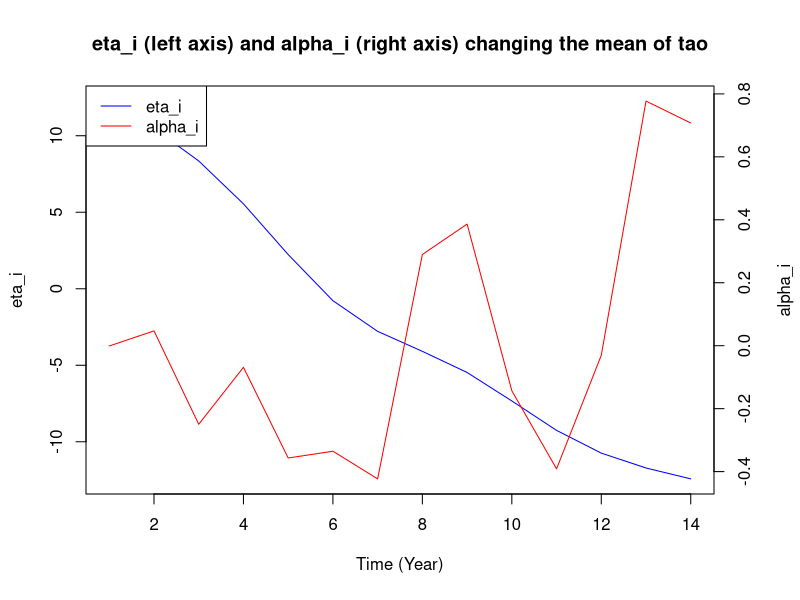
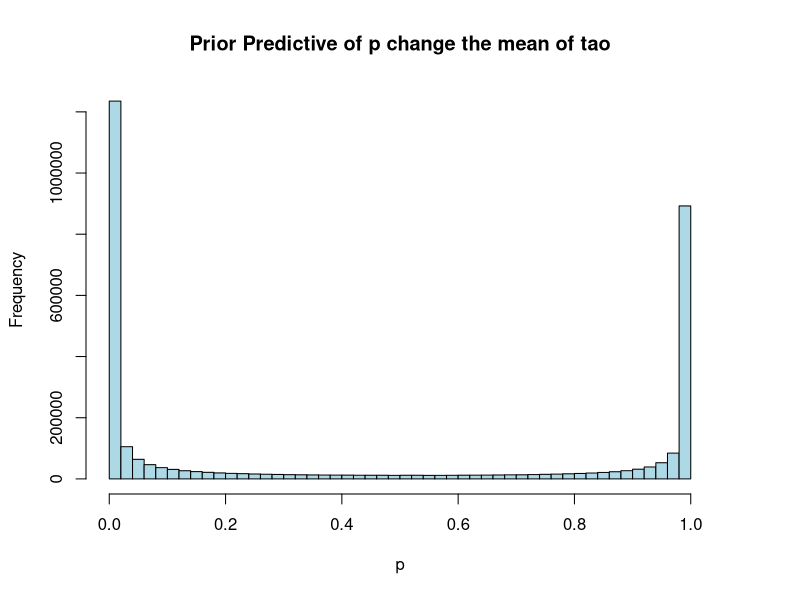

The R source for these figures, in order:
# 加载必要的包
library(MASS)
library(mgcv)
library(ggplot2)



set.seed(42)


nTimes <- 14    
nKnots <- 6   
blank_data <- data.frame(y = rnorm(nTimes, 0, 1), t = 1:nTimes)

knots <- list(t = seq(1, nTimes, length.out = nKnots))
dummy_spline <- jagam(y ~ s(t, bs = "cs", k = nKnots), file = "dummy.jags", data = blank_data)
Z <- dummy_spline$jags.data$X 


S <- dummy_spline$jags.data$S1
S <- rbind(0, cbind(0, S))
S[1, 1] <- 0.1
S <- solve(S)   

### 2. 模型总体设置
I <- 23         # Number of region
T <- nTimes     # Number of year
N <- 10000   # Number of individuals in ith region and jth year 
p <- 3          # Number of covariates

### simulate hyperparameter
beta_tau <- rgamma(1, shape = 1, rate = 1)        # Gamma(1,1)
tau0 <- rgamma(1, shape = 0.1, rate = 0.1)          # Gamma(0.1,0.1)
# w0 ~ Normal(0, (1/tau0)*S)，
w0 <- mvrnorm(1, mu = rep(0, nKnots), Sigma = (1/tau0)*S)

# beta ~ Normal(0,10I) 
beta <- mvrnorm(1, mu = rep(0, p), Sigma = diag(10, p))

# sigma_alpha^2 ~ InverseGamma(0.1,0.1)

sigma2_alpha <- 1/rgamma(1, shape = 10, scale = 1)
sigma_alpha <- sqrt(sigma2_alpha)

### Simulate f_it = eta_it + alpha_it for every region

# dimension :23*14
f_mat <- matrix(NA, nrow = I, ncol = T)

#do it vectorized and get T calculate next level 
for(i in 1:I){
  # For every region i，模拟 tau_i ~ Gamma(2.1, beta_tau)
  tau_i <- rgamma(1, shape = 5, rate = beta_tau)
  # simulate  w_i ~ Normal(w0, (1/tau_i)*S)
  w_i <- mvrnorm(1, mu = w0, Sigma = (1/tau_i)*S)
  eta_i <- as.vector(Z %*% w_i)
  # For yea t, simulate alpha_it ~ Normal(0, sigma2_alpha)
  alpha_i <- rnorm(T, mean = 0, sd = sigma_alpha)
  f_mat[i, ] <- eta_i + alpha_i
}


sim_data <- data.frame(
  region = rep(1:I, each = T * N),
  time = rep(rep(1:T, each = N), times = I)
)


# x1 ~ Bernoulli(0.5), x2 ~ Uniform(-1,1), x3 ~ Normal(0,1)
sim_data$x1 <- rbinom(n = nrow(sim_data), size = 1, prob = 0.5)
sim_data$x2 <- runif(n = nrow(sim_data), min = -1, max = 1)
sim_data$x3 <- rnorm(n = nrow(sim_data), mean = 0, sd = 1)

# Distribute the random effect term to every individual
# 对于每个区域 i 和年份 t，f_mat[i,t] 对应于该组合下的截距
sim_data$f <- NA
for(i in 1:I){
  for(t in 1:T){
    idx <- which(sim_data$region == i & sim_data$time == t)
    sim_data$f[idx] <- f_mat[i, t]
  }
}

### 6. 根据模型生成每个个体的响应

sim_data$lp <- sim_data$f + beta[1]*sim_data$x1 + beta[2]*sim_data$x2 + beta[3]*sim_data$x3

#  expit function
expit <- function(x) { 1 / (1 + exp(-x)) }
sim_data$p <- expit(sim_data$lp)

# Simulate y ~ Bernoulli(p)
sim_data$y <- rbinom(n = nrow(sim_data), size = 1, prob = sim_data$p)

T <- 14

par(mar=c(5, 4, 4, 4) + 0.3)  # 增加右边边距
plot(1:T, eta_i, type="l", col="blue", ylab="eta_i", xlab="Time (Year)",
     main="eta_i (left axis) and alpha_i (right axis) changing the mean of tao")
par(new=TRUE)
plot(1:T, alpha_i, type="l", col="red", axes=FALSE, xlab="", ylab="")
axis(side=4)
mtext("alpha_i", side=4, line=3)
legend("topleft", legend=c("eta_i", "alpha_i"), col=c("blue", "red"), lty=1)

#f_it <- eta_i + alpha_i
#plot(1:T, f_it, type="l", col="green", main="f_it = eta + alpha", ylab="f_it", xlab="Year",lwd=2)
#lines(1:T,eta_i,co='blue',lwd=2,lty=2)





hist(sim_data$p, breaks = 50, col = "lightblue", main = "Prior Predictive of p change the mean of tao", xlab = "p")

table(sim_data$y) / nrow(sim_data)  # y = 0 / 1 的比例


